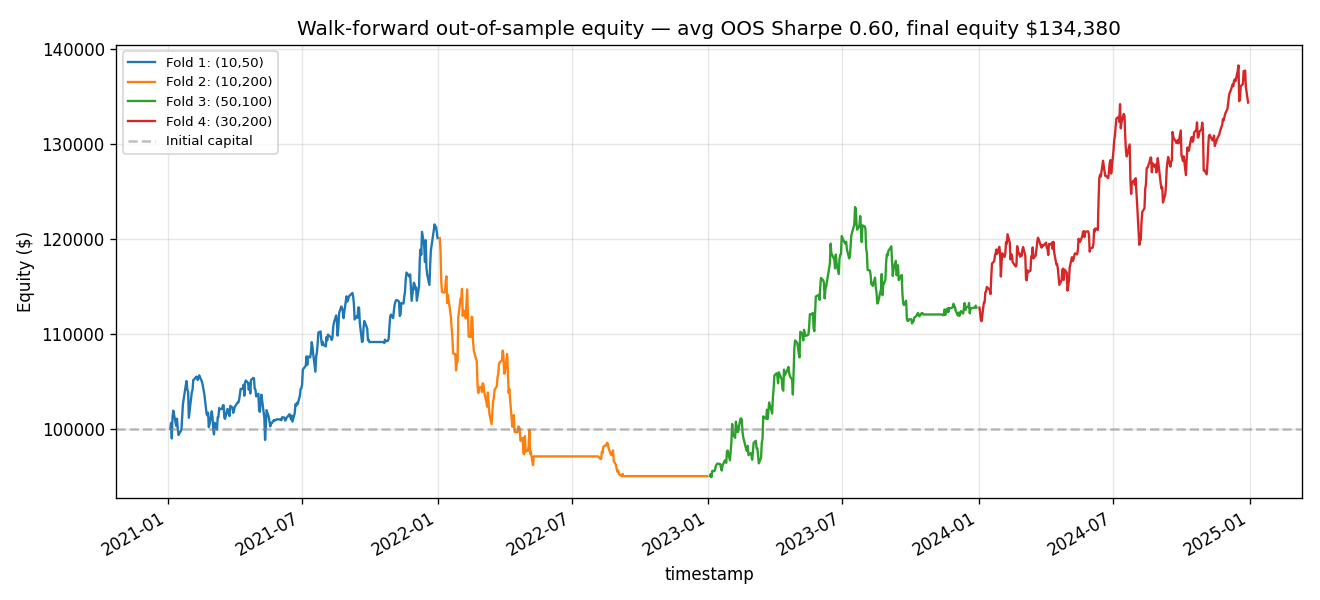

The Python source for this figure:
"""Walk-forward analysis: optimize on a rolling 3-year train window,
test on the next 1-year window. Aggregate test-window results.

Tells you whether SMA parameters chosen on past data actually predict
performance on future data, or whether each "best" is just lucky.
"""
import matplotlib.pyplot as plt
import numpy as np

from backtester import (
    HalfSpreadSlippage,
    PerShareCommission,
    walk_forward_analysis,
)


def main():
    folds = walk_forward_analysis(
        symbols=["AAPL", "MSFT", "SPY"],
        start="2018-01-01",
        end="2024-12-31",
        fast_values=[10, 20, 30, 50],
        slow_values=[50, 100, 150, 200],
        train_years=3.0,
        test_years=1.0,
        initial_cash=100_000,
        allocation_fraction=0.30,
        commission_model=PerShareCommission(),
        slippage_model=HalfSpreadSlippage(half_spread_bps=2.0),
    )

    if not folds:
        print("No folds produced — check date range vs train/test windows.")
        return

    print("\n" + "=" * 110)
    print("Walk-forward summary")
    print("=" * 110)
    print(f"{'Fold':>4s}  {'Train':>22s}  {'Test':>22s}  "
          f"{'Best':>8s}  {'IS Sh':>6s}  {'OOS Sh':>7s}  "
          f"{'OOS CAGR':>9s}  {'OOS DD':>8s}  {'Trd':>4s}")
    print("-" * 110)
    for f in folds:
        print(f"{f.fold_idx:>4d}  "
              f"{f.train_start.date()}->{f.train_end.date()}  "
              f"{f.test_start.date()}->{f.test_end.date()}  "
              f"({f.best_fast:>2d},{f.best_slow:>3d}) "
              f"{f.train_sharpe:>+6.2f}  {f.test_sharpe:>+7.2f}  "
              f"{f.test_cagr:>+9.2%}  {f.test_max_dd:>+8.2%}  "
              f"{f.test_n_trades:>4d}")

    avg_is = np.mean([f.train_sharpe for f in folds])
    avg_oos = np.mean([f.test_sharpe for f in folds])
    avg_cagr = np.mean([f.test_cagr for f in folds])
    print("-" * 110)
    print(f"{'AVG':>4s}{'':>50s}"
          f"{avg_is:>+18.2f}  {avg_oos:>+7.2f}  {avg_cagr:>+9.2%}")
    print(f"\nIS -> OOS Sharpe degradation: {avg_oos - avg_is:+.2f}")
    print(f"  Within ~0.2-0.3: strategy is robust, parameters generalize")
    print(f"  OOS << IS:        parameter selection is overfitting noise")

    # Plot OOS equity curves stitched together
    fig, ax = plt.subplots(figsize=(11, 5))
    cum_equity = 100_000.0
    for f in folds:
        eq = f.test_curve["equity"]
        scale = cum_equity / eq.iloc[0]
        eq_scaled = eq * scale
        eq_scaled.plot(ax=ax, label=f"Fold {f.fold_idx}: ({f.best_fast},{f.best_slow})",
                       linewidth=1.4)
        cum_equity = float(eq_scaled.iloc[-1])

    ax.axhline(100_000, color="gray", linestyle="--", alpha=0.5,
               label="Initial capital")
    ax.set_title(f"Walk-forward out-of-sample equity — "
                 f"avg OOS Sharpe {avg_oos:.2f}, "
                 f"final equity ${cum_equity:,.0f}",
                 fontsize=12)
    ax.set_ylabel("Equity ($)")
    ax.grid(True, alpha=0.3)
    ax.legend(loc="upper left", fontsize=8)
    fig.tight_layout()
    fig.savefig("walk_forward.png", dpi=120)
    print(f"\nSaved walk_forward.png")


if __name__ == "__main__":
    main()
